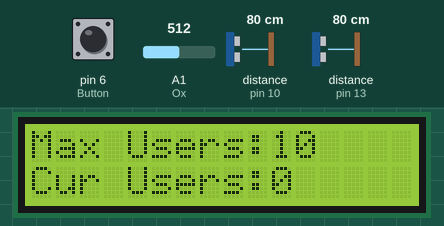
Simulated run of this sketch. Board: Arduino Uno, built with avr-gcc and run on an emulated ATmega328P. Parts: 16×2 character LCD. Inputs (shaded band) come from the test bench; at power-on: A1 (Ox) = 512, pin 6 (Button) HIGH, distance to the obstacle (sensors on pin 10, pin 13) 80 cm.

Above: at 1.2 s.
1.3 s: A1 (Ox) set to 190
At 2.0 s:
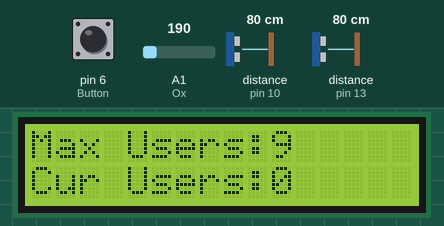
3.1 s: A1 (Ox) set to 1010
At 5.1 s:
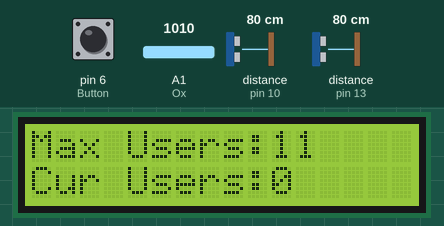
6.2 s: A1 (Ox) set to 122
At 13.2 s:
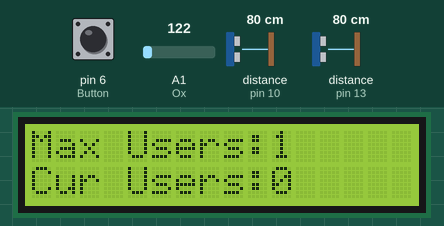
Timing chart, 0 to 14.7 s (numbered marks = the images above; inputs shaded):
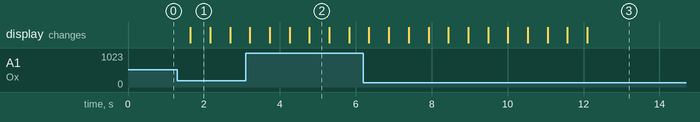

Measured:
- after the input at 1.3 s, the display: changes after 0.34 s (image 1)
- what the display in image 2 shows lasts 0.5 s, from 4.8 s to 5.3 s

The sketch:

SoundCount.ino
```cpp
#include <LiquidCrystal.h>
#include <HCSR04.h>

#define Oy A0
#define Ox A1
#define Button 6
#define p 7

LiquidCrystal lcd(12, 11, 5, 4, 3, 2);
UltraSonicDistanceSensor distanceSensor1(8, 13);
UltraSonicDistanceSensor distanceSensor2(9, 10);

unsigned int max_count = 10;
unsigned int cur_count = 0;

unsigned short d1_trig = 0;
unsigned short d2_trig = 0;

bool d1_set = false;
bool d2_set = false;

unsigned short i = 0;
unsigned short c = 0;

bool alarm = true;

const unsigned short min_dist = 20;
const unsigned short max_dist = 100;

void setup() {
  lcd.begin(16, 2);
  pinMode(Ox, INPUT);
  pinMode(Oy, INPUT);
  pinMode(Button, INPUT_PULLUP);
  display_count();
}

void loop() {
  check_sensors_state();
  set_cur_count();
  set_max_count();
  display_count();
  check_alarm();
  check_state();
  if(i == 8) {
    i = 0;
    refresh();
  }
  delay(500);
}

void check_sensors_state() {
  double distance1 = distanceSensor1.measureDistanceCm();
  double distance2 = distanceSensor2.measureDistanceCm();
  if (distance1 > min_dist && distance2 > min_dist){
    i++;
  }
  if (distance1 < min_dist && distance2 > min_dist) {
    d1_set = true;
  }
  else if (distance2 < min_dist && distance1 > min_dist) {
    d2_set = true;
  }

  if (d1_set && distance1 > max_dist && d1_trig == 0) {
    c++;
    d1_trig = c;
    d1_set = false;
  }
  else if (d2_set && distance2 > max_dist && d2_trig == 0) {
    c++;
    d2_trig = c;
    d2_set = false;
  }
}

void set_cur_count() {
  if(d1_trig < d2_trig && cur_count < 1000 && c == 2) {
    cur_count++;
    refresh();
  }
  else if(d2_trig < d1_trig && cur_count > 0 && c == 2) {
    cur_count--;
    refresh();
  }
}

void refresh() {
  c = 0;
  d1_trig = 0;
  d2_trig = 0;
  d1_set = false;
  d2_set = false;
}

void check_state() {
  if (alarm && cur_count > max_count) {
    tone(p, 3000, 50);
  }
}

void check_alarm() {
  if (digitalRead(Button) == LOW) {
    alarm = !alarm;
  }
}

void set_max_count() {
   if (analogRead(Ox) > 960 && max_count < 1000) {
    max_count++;
    display_count();
  }
  else if (analogRead(Ox) < 200 && max_count > 1) {
    max_count--;
    display_count();
  }
}

void display_count() {
  lcd.clear();
  lcd.setCursor(0, 0);
  lcd.print("Max Users: ");
  lcd.setCursor(10, 0);
  lcd.print(max_count, DEC);
  lcd.setCursor(0, 1);
  lcd.print("Cur Users: ");
  lcd.setCursor(10, 1);
  lcd.print(cur_count, DEC);
}
```
